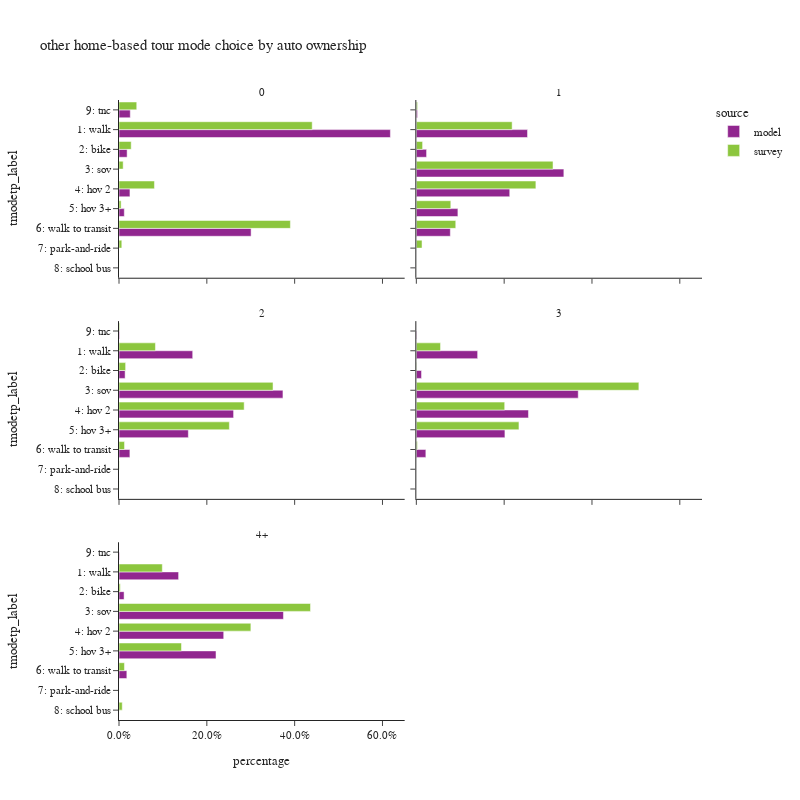

Here is the notebook cell this chart was saved with:
### Code cell
plot_mode_choice(hb_tour.loc[hb_tour['auto_ownership_4+']!="-1"],"auto_ownership_4+",
                 {"auto_ownership_4+":["0","1","2","3","4+"],
                  "tmodetp_label":["1: walk","2: bike","3: sov","4: hov 2","5: hov 3+","6: walk to transit",
                                   "7: park-and-ride","8: school bus","9: other–survey only"]},
                 "auto ownership",2,800)

### Figure 1 — Plotly figure (JSON) as saved in the notebook; plotly's stock layout.template omitted (floating-point values rounded to 4 significant figures)
{"data": [{"alignmentgroup": "True", "customdata": [[295134], [8826], [11904], [5767], [143660], [12262]], "hovertemplate": "source=model<br>auto_ownership_4+=0<br>percentage=%{x}<br>tmodetp_label=%{y}<br>sample count=%{customdata[0]}<extra></extra>", "legendgroup": "model", "marker": {"color": "#91268F", "pattern": {"shape": ""}}, "name": "model", "offsetgroup": "model", "orientation": "h", "showlegend": true, "textposition": "auto", "type": "bar", "x": [0.618, 0.01848, 0.02493, 0.01208, 0.3008, 0.02568], "xaxis": "x5", "y": ["1: walk", "2: bike", "4: hov 2", "5: hov 3+", "6: walk to transit", "9: tnc"], "yaxis": "y5"}, {"alignmentgroup": "True", "customdata": [[247], [28], [10], [17], [13], [132], [5], [1], [13]], "hovertemplate": "source=survey<br>auto_ownership_4+=0<br>percentage=%{x}<br>tmodetp_label=%{y}<br>sample count=%{customdata[0]}<extra></extra>", "legendgroup": "survey", "marker": {"color": "#8CC63E", "pattern": {"shape": ""}}, "name": "survey", "offsetgroup": "survey", "orientation": "h", "showlegend": true, "textposition": "auto", "type": "bar", "x": [0.4399, 0.02778, 0.009478, 0.08072, 0.0048, 0.3903, 0.006378, 0.000184, 0.04041], "xaxis": "x5", "y": ["1: walk", "2: bike", "3: sov", "4: hov 2", "5: hov 3+", "6: walk to transit", "7: park-and-ride", "8: school bus", "9: tnc"], "yaxis": "y5"}, {"alignmentgroup": "True", "customdata": [[283233], [26087], [375754], [237933], [105892], [86590], [3036]], "hovertemplate": "source=model<br>auto_ownership_4+=1<br>percentage=%{x}<br>tmodetp_label=%{y}<br>sample count=%{customdata[0]}<extra></extra>", "legendgroup": "model", "marker": {"color": "#91268F", "pattern": {"shape": ""}}, "name": "model", "offsetgroup": "model", "orientation": "h", "showlegend": false, "textposition": "auto", "type": "bar", "x": [0.2532, 0.02332, 0.3359, 0.2127, 0.09467, 0.07741, 0.002714], "xaxis": "x6", "y": ["1: walk", "2: bike", "3: sov", "4: hov 2", "5: hov 3+", "6: walk to transit", "9: tnc"], "yaxis": "y6"}, {"alignmentgroup": "True", "customdata": [[460], [54], [587], [313], [177], [55], [6], [2], [6]], "hovertemplate": "source=survey<br>auto_ownership_4+=1<br>percentage=%{x}<br>tmodetp_label=%{y}<br>sample count=%{customdata[0]}<extra></extra>", "legendgroup": "survey", "marker": {"color": "#8CC63E", "pattern": {"shape": ""}}, "name": "survey", "offsetgroup": "survey", "orientation": "h", "showlegend": false, "textposition": "auto", "type": "bar", "x": [0.2182, 0.01425, 0.3113, 0.2722, 0.0785, 0.08977, 0.01299, 4.139e-05, 0.00279], "xaxis": "x6", "y": ["1: walk", "2: bike", "3: sov", "4: hov 2", "5: hov 3+", "6: walk to transit", "7: park-and-ride", "8: school bus", "9: tnc"], "yaxis": "y6"}, {"alignmentgroup": "True", "customdata": [[232245], [19250], [516646], [361084], [218463], [34301], [1783]], "hovertemplate": "source=model<br>auto_ownership_4+=2<br>percentage=%{x}<br>tmodetp_label=%{y}<br>sample count=%{customdata[0]}<extra></extra>", "legendgroup": "model", "marker": {"color": "#91268F", "pattern": {"shape": ""}}, "name": "model", "offsetgroup": "model", "orientation": "h", "showlegend": false, "textposition": "auto", "type": "bar", "x": [0.1678, 0.01391, 0.3734, 0.2609, 0.1579, 0.02479, 0.001289], "xaxis": "x3", "y": ["1: walk", "2: bike", "3: sov", "4: hov 2", "5: hov 3+", "6: walk to transit", "9: tnc"], "yaxis": "y3"}, {"alignmentgroup": "True", "customdata": [[203], [20], [527], [396], [292], [14], [5], [1], [5]], "hovertemplate": "source=survey<br>auto_ownership_4+=2<br>percentage=%{x}<br>tmodetp_label=%{y}<br>sample count=%{customdata[0]}<extra></extra>", "legendgroup": "survey", "marker": {"color": "#8CC63E", "pattern": {"shape": ""}}, "name": "survey", "offsetgroup": "survey", "orientation": "h", "showlegend": false, "textposition": "auto", "type": "bar", "x": [0.08297, 0.01509, 0.3508, 0.2851, 0.2513, 0.01256, 0.0006169, 0.0001515, 0.001486], "xaxis": "x3", "y": ["1: walk", "2: bike", "3: sov", "4: hov 2", "5: hov 3+", "6: walk to transit", "7: park-and-ride", "8: school bus", "9: tnc"], "yaxis": "y3"}, {"alignmentgroup": "True", "customdata": [[86158], [7289], [227540], [157577], [124490], [13384], [672]], "hovertemplate": "source=model<br>auto_ownership_4+=3<br>percentage=%{x}<br>tmodetp_label=%{y}<br>sample count=%{customdata[0]}<extra></extra>", "legendgroup": "model", "marker": {"color": "#91268F", "pattern": {"shape": ""}}, "name": "model", "offsetgroup": "model", "orientation": "h", "showlegend": false, "textposition": "auto", "type": "bar", "x": [0.1396, 0.01181, 0.3687, 0.2553, 0.2017, 0.02169, 0.001089], "xaxis": "x4", "y": ["1: walk", "2: bike", "3: sov", "4: hov 2", "5: hov 3+", "6: walk to transit", "9: tnc"], "yaxis": "y4"}, {"alignmentgroup": "True", "customdata": [[40], [3], [199], [96], [56], [2]], "hovertemplate": "source=survey<br>auto_ownership_4+=3<br>percentage=%{x}<br>tmodetp_label=%{y}<br>sample count=%{customdata[0]}<extra></extra>", "legendgroup": "survey", "marker": {"color": "#8CC63E", "pattern": {"shape": ""}}, "name": "survey", "offsetgroup": "survey", "orientation": "h", "showlegend": false, "textposition": "auto", "type": "bar", "x": [0.0551, 0.0008285, 0.5068, 0.2012, 0.2337, 0.002381], "xaxis": "x4", "y": ["1: walk", "2: bike", "3: sov", "4: hov 2", "5: hov 3+", "6: walk to transit"], "yaxis": "y4"}, {"alignmentgroup": "True", "customdata": [[50441], [4297], [139171], [88618], [82105], [6633], [378]], "hovertemplate": "source=model<br>auto_ownership_4+=4+<br>percentage=%{x}<br>tmodetp_label=%{y}<br>sample count=%{customdata[0]}<extra></extra>", "legendgroup": "model", "marker": {"color": "#91268F", "pattern": {"shape": ""}}, "name": "model", "offsetgroup": "model", "orientation": "h", "showlegend": false, "textposition": "auto", "type": "bar", "x": [0.1357, 0.01156, 0.3745, 0.2384, 0.2209, 0.01785, 0.001017], "xaxis": "x", "y": ["1: walk", "2: bike", "3: sov", "4: hov 2", "5: hov 3+", "6: walk to transit", "9: tnc"], "yaxis": "y"}, {"alignmentgroup": "True", "customdata": [[14], [3], [73], [48], [17], [3], [1]], "hovertemplate": "source=survey<br>auto_ownership_4+=4+<br>percentage=%{x}<br>tmodetp_label=%{y}<br>sample count=%{customdata[0]}<extra></extra>", "legendgroup": "survey", "marker": {"color": "#8CC63E", "pattern": {"shape": ""}}, "name": "survey", "offsetgroup": "survey", "orientation": "h", "showlegend": false, "textposition": "auto", "type": "bar", "x": [0.09862, 0.002935, 0.4361, 0.3003, 0.1423, 0.0124, 0.007407], "xaxis": "x", "y": ["1: walk", "2: bike", "3: sov", "4: hov 2", "5: hov 3+", "6: walk to transit", "8: school bus"], "yaxis": "y"}], "layout": {"annotations": [{"font": {}, "showarrow": false, "text": "4+", "x": 0.245, "xanchor": "center", "xref": "paper", "y": 0.2867, "yanchor": "bottom", "yref": "paper"}, {"font": {}, "showarrow": false, "text": "2", "x": 0.245, "xanchor": "center", "xref": "paper", "y": 0.6433, "yanchor": "bottom", "yref": "paper"}, {"font": {}, "showarrow": false, "text": "3", "x": 0.755, "xanchor": "center", "xref": "paper", "y": 0.6433, "yanchor": "bottom", "yref": "paper"}, {"font": {}, "showarrow": false, "text": "0", "x": 0.245, "xanchor": "center", "xref": "paper", "y": 1.0, "yanchor": "bottom", "yref": "paper"}, {"font": {}, "showarrow": false, "text": "1", "x": 0.755, "xanchor": "center", "xref": "paper", "y": 1.0, "yanchor": "bottom", "yref": "paper"}], "barmode": "group", "height": 800, "legend": {"title": {"text": "source"}, "tracegroupgap": 0}, "title": {"text": "other home-based tour mode choice by auto ownership"}, "width": 800, "xaxis": {"anchor": "y", "domain": [0.0, 0.49], "tickformat": ".1%", "title": {"text": "percentage"}}, "xaxis2": {"anchor": "y2", "domain": [0.51, 1.0], "matches": "x", "tickformat": ".1%", "title": {"text": "percentage"}}, "xaxis3": {"anchor": "y3", "domain": [0.0, 0.49], "matches": "x", "showticklabels": false, "tickformat": ".1%"}, "xaxis4": {"anchor": "y4", "domain": [0.51, 1.0], "matches": "x", "showticklabels": false, "tickformat": ".1%"}, "xaxis5": {"anchor": "y5", "domain": [0.0, 0.49], "matches": "x", "showticklabels": false, "tickformat": ".1%"}, "xaxis6": {"anchor": "y6", "domain": [0.51, 1.0], "matches": "x", "showticklabels": false, "tickformat": ".1%"}, "yaxis": {"anchor": "x", "categoryarray": ["9: other–survey only", "8: school bus", "7: park-and-ride", "6: walk to transit", "5: hov 3+", "4: hov 2", "3: sov", "2: bike", "1: walk"], "categoryorder": "array", "domain": [0.0, 0.2867], "title": {"text": "tmodetp_label"}}, "yaxis2": {"anchor": "x2", "domain": [0.0, 0.2867], "matches": "y", "showticklabels": false}, "yaxis3": {"anchor": "x3", "categoryarray": ["9: other–survey only", "8: school bus", "7: park-and-ride", "6: walk to transit", "5: hov 3+", "4: hov 2", "3: sov", "2: bike", "1: walk"], "categoryorder": "array", "domain": [0.3567, 0.6433], "matches": "y", "title": {"text": "tmodetp_label"}}, "yaxis4": {"anchor": "x4", "domain": [0.3567, 0.6433], "matches": "y", "showticklabels": false}, "yaxis5": {"anchor": "x5", "categoryarray": ["9: other–survey only", "8: school bus", "7: park-and-ride", "6: walk to transit", "5: hov 3+", "4: hov 2", "3: sov", "2: bike", "1: walk"], "categoryorder": "array", "domain": [0.7133, 1.0], "matches": "y", "title": {"text": "tmodetp_label"}}, "yaxis6": {"anchor": "x6", "domain": [0.7133, 1.0], "matches": "y", "showticklabels": false}}}
